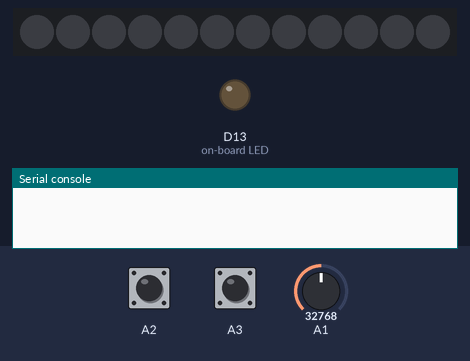
Simulated run of this program. Board: CircuitPython board. On the bench: 12 RGB LEDs in strip order, left to right, output pins drawn as LEDs (lit = HIGH), the last lines printed to the serial console. The inputs (shaded band) are chosen by the test bench; at power-on: A3 LOW, A2 LOW, A1 = 32768 (analog values on the 0–65535 scale). Dim RGB values are drawn brighter than linear; the clock reads 2024-03-15 10:24:30 at power-on unless the program sets it; touch pads read as touched when driven HIGH.

Above: at 1.2 s.
1.3 s: A3 pulled HIGH for 2.85 s
At 3.1 s:
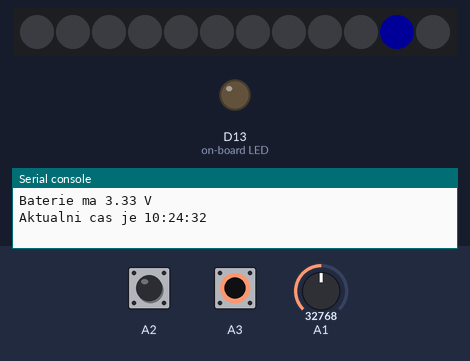
7.1 s: A2 pulled HIGH for 2.85 s
At 9.58 s:
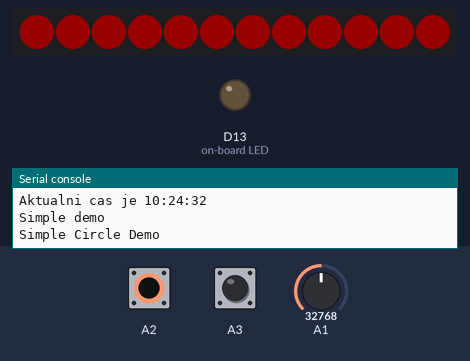
11.4 s: A2 pulled HIGH for 2.85 s
At 14.22 s:
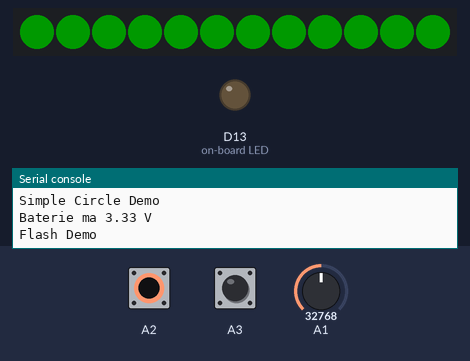
16.1 s: A1 set to 34992
19.4 s: A1 set to 36480
22.7 s: A2 pulled HIGH for 2.85 s
At 26.3 s:
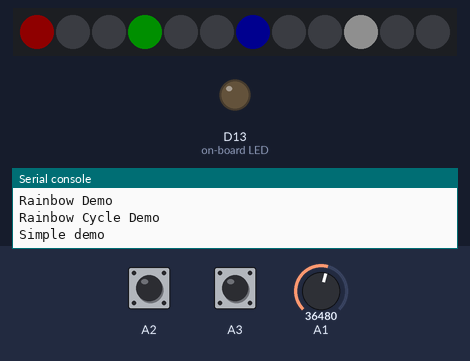
Timing chart, 0 to 27.8 s (numbered marks = the images above; inputs shaded):
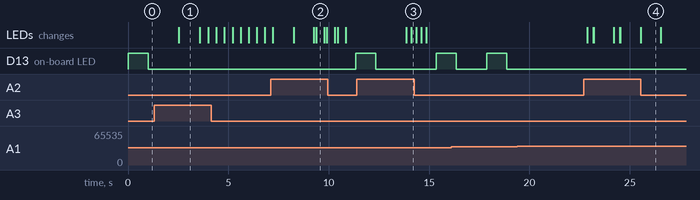

The program:

main.py
```python
# FabLab CircuitPython Watch

# pripojeni pouzitych knihoven
import time
import board
import busio as io
import adafruit_ds3231
from analogio import AnalogIn
import touchio
import digitalio
import neopixel

# Nastaveni cisla analogoveho pinu pro cteni napeti baterie
analog_in = AnalogIn(board.A1)

# Nastaveni cisel pinu s dotykovymi tlacitky
touch_pad_A = board.A3
touch_pad_B = board.A2

# Nastaveni tlacitek jako objektu z knihovny touchio
touchA = touchio.TouchIn(touch_pad_A)
touchB = touchio.TouchIn(touch_pad_B)

# Vytvoreni LED diody na pinu D13 a nastaveni jako vystupu
led = digitalio.DigitalInOut(board.D13)
led.direction = digitalio.Direction.OUTPUT

# 12 NeoPixel LED diod) pripojenych na pin D8
NUMPIXELS = 12
pixels = neopixel.NeoPixel(board.D8, NUMPIXELS, brightness=0.1, auto_write=False)

# Vytvoreni I2C instance
i2c = io.I2C(board.SCL, board.SDA)
# Vytvoreni RTC instance
rtc = adafruit_ds3231.DS3231(i2c)

# Barevny mod
barevny_mod = 0
animace_pred_casem = 0
animace_po_casu = 1

if False:   # Pro nastaveni casu zmente podminku na "if True"
    #                      rok, mesic, den, hod, min, sek, wday, yday, isdst
    t = time.struct_time((2018,  06,   20,   22,  46,  55,    0,   -1,    -1))
    print("Cas nastaven na:", t)
    rtc.datetime = t

################### Definice podprogramu ###############
def wheel(pos):
    # Input a value 0 to 255 to get a color value.
    # The colours are a transition r - g - b - back to r.
    if pos < 85:
        return (int(pos * 3), int(255 - (pos * 3)), 0)
    elif pos < 170:
        pos -= 85
        return (int(255 - (pos * 3)), 0, int(pos * 3))
    else:
        pos -= 170
        return (0, int(pos * 3), int(255 - pos * 3))

def rainbow_cycle(wait):
    for j in range(0, 255, 2):
        for i in range(len(pixels)):
            idx = int((i * 256 / len(pixels)) + j * 10)
            pixels[i] = wheel(idx & 255)
        pixels.show()
        time.sleep(wait)

def rainbow(wait):
    for j in range(0, 255, 2):
        for i in range(len(pixels)):
            idx = int(i + j)
            pixels[i] = wheel(idx & 255)
        pixels.show()
        time.sleep(wait)

def simpleCircle(wait):
    RED = ((255, 0, 0))
    GREEN = ((0, 255, 0))
    BLUE = ((0, 0, 255))

    for i in range(len(pixels)):
        pixels[i] = RED
        pixels.show()
        time.sleep(wait)
    time.sleep(0.4)

    for i in range(len(pixels)):
        pixels[i] = GREEN
        pixels.show()
        time.sleep(wait)
    time.sleep(0.4)

    for i in range(len(pixels)):
        pixels[i] = BLUE
        pixels.show()
        time.sleep(wait)
    time.sleep(0.4)

def neopixels_clear():
    for p in range(NUMPIXELS):
        pixels[p] = ((0,0,0))
        pixels.show()

# Ziskani napeti z analogoveho pinu
def get_voltage(pin):
    # vraceni hodnoty *2, protoze napeti z baterie je odporovym delicem polovicni
    return (pin.value * 3.33 * 2) / 65536

# Vytvoreni barevneho efektu
def barevny_efekt(cislo):
    if (cislo == 0):
        print('Simple demo')
        pixels[0] = ((150,0,0))
        pixels[3] = ((0,150,0))
        pixels[6] = ((0,0,150))
        pixels[9] = ((150,150,150))
        pixels.show()
        time.sleep(1)
        neopixels_clear()
    if (cislo == 1):
        print('Simple Circle Demo')
        simpleCircle(.01)
        neopixels_clear()
    if (cislo == 2):
        print('Flash Demo')
        pixels.fill((255, 0, 0))
        pixels.show()
        time.sleep(.25)

        pixels.fill((0, 255, 0))
        pixels.show()
        time.sleep(.25)

        pixels.fill((0, 0, 255))
        pixels.show()
        time.sleep(.25)

        pixels.fill((255, 255, 255))
        pixels.show()
        time.sleep(.25)
        neopixels_clear()
    if (cislo == 3):
        print('Rainbow Demo')
        rainbow(.001)
        neopixels_clear()
    if (cislo == 4):
        print('Rainbow Cycle Demo')
        rainbow_cycle(.001)
        neopixels_clear()

########################################################
# Nekonecna smycka
while True:
    # Pri stisku tlacitka A provedeme nasledujici:
    if touchA.value:
        #print("Stisknuto tlacitko A!")
        # Provedeni nastavene animace
        if (animace_pred_casem):
            barevny_efekt(barevny_mod)
        # Nacteni casu do promenne
        t = rtc.datetime
        print("Aktualni cas je {}:{:02}:{:02}".format(t.tm_hour, t.tm_min, t.tm_sec))
        # Hodiny
        # Nacteni poctu hodin po zbytku deleni 12 - cas ma 24h format
        hodiny = t.tm_hour%12;
        # Postupne rozsviceni LEDky s udanou hodinou, modra barva
        for p in range(0, 255, 5):
            pixels[hodiny] = ((0,0,p))
            pixels.show()
        # Pauza po dobu 1 sekundy
        time.sleep(1)
        # Postupne zhasnuti LEDky s udanou hodinou, modra barva
        for p in range(255, 0, -5):
            pixels[hodiny] = ((0,0,p))
            pixels.show()
        # Pauza po dobu 400ms
        time.sleep(0.4)
        # Minuty
        # Nacteni poctu minut do promenne
        minuty = t.tm_min;
        # Nacteni cisla minutoveho policka pomoci deleni 5
        minutyPolicko = int(minuty/5);
        # Postupne rozsviceni LEDky s udanou hodinou, zelena barva
        for p in range(0, 255, 5):
            pixels[minutyPolicko] = ((0,p,0))
            pixels.show()
        # Pauza pred dalsim vykonavanim
        time.sleep(0.4)
        # Bliknuti polickem dle poctu minut
        if (minuty-(minutyPolicko*5) > 0):
            # Bliknuti LED diodou
            pixels[minutyPolicko] = ((0,0,0))
            pixels.show()
            time.sleep(0.4)
            pixels[minutyPolicko] = ((0,255,0))
            pixels.show()
            time.sleep(0.4)
            # Pripadne bliknuti zbytku minut
            for p in range(0, (minuty-(minutyPolicko*5)-1), 1):
                pixels[minutyPolicko] = ((0,0,0))
                pixels.show()
                time.sleep(0.4)
                pixels[minutyPolicko] = ((0,255,0))
                pixels.show()
                time.sleep(0.4)
        # Pokud je pocet minut presne dle policka,
        # rovnou provedeme zhasnuti LED diody
        time.sleep(0.6)
        for p in range(255, 0, -5):
            pixels[minutyPolicko] = ((0,p,0))
            pixels.show()
        # Provedeni nastavene animace
        if (animace_po_casu):
            barevny_efekt(barevny_mod)

    # Pri stisku tlacitka B provedeme nasledujici:
    if touchB.value:
        #print("Stisknuto tlacitko B!")
        barevny_mod += 1
        if (barevny_mod > 4):
            barevny_mod = 0
        barevny_efekt(barevny_mod)
        time.sleep(0.5)

    # Nacteni napeti na baterii
    napeti = get_voltage(analog_in)
    # Kontrola nizkeho napeti na baterii
    if (napeti < 3.6):
        # Bliknuti cervenou LED diodou pro vystrahu
        led.value = True
        time.sleep(1)
        led.value = False
        time.sleep(1)
        print("Baterie ma {} V".format(napeti))
    # Pauza 500ms pred dalsim zavolami while True
    time.sleep(0.5)
```

Measured:
- after the input at 1.3 s, D13 (on-board LED): stops changing and stays LOW; the LEDs: change after 1.2 s (image 1)
- after the input at 7.1 s, the LEDs: first differ from a run without the input after 2.2 s (image 2 shows a later state)
- after the input at 11.4 s, the LEDs: first change after 2.5 s (image 3 shows a later state)
- after the input at 19.4 s, D13 (on-board LED): stays LOW (without the input it goes to HIGH after 0.96 s)
- after the input at 22.7 s, the LEDs: first change after 0.17 s (image 4 shows a later state)
- what the display in image 1 shows lasts 1.1 s, from 2.5 s to 3.6 s
- what the display in image 2 shows lasts 0.4 s, from 9.4 s to 9.8 s
